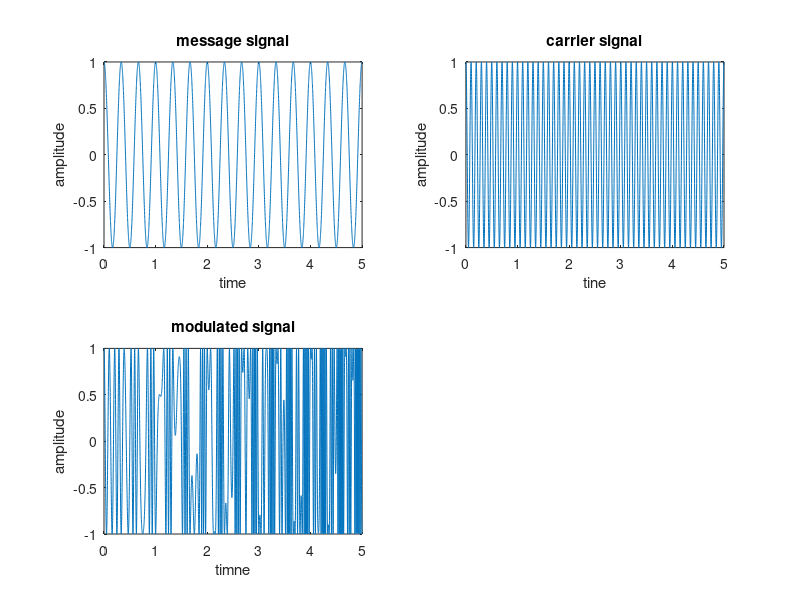

Here is the MATLAB script that generated this plot:
close all;
t = 0:0.001:5;
Ac = 1;
Am = 1;
Fc = 10;
Fm1 = 1;
Fm2 = 2;
Kf = 0.5;
Fdel = Kf.*Am;
m = Am.*cos(2.*pi.*(Fm1+Fm2).*t);
c = Ac.*cos(2.*pi.*Fc.*t);
s = Ac.*cos(2.*pi.*(Fc+Fdel.*m).*t);
subplot(2,2,1);
plot(t,m);
title("message signal");
xlabel("time");
ylabel("amplitude");
subplot(2,2,2);
plot(t,c);
title("carrier signal");
xlabel("tine");
ylabel("amplitude")
subplot(2,2,3);
plot(t,s);
title("modulated signal");
xlabel("timne");
ylabel("amplitude")
